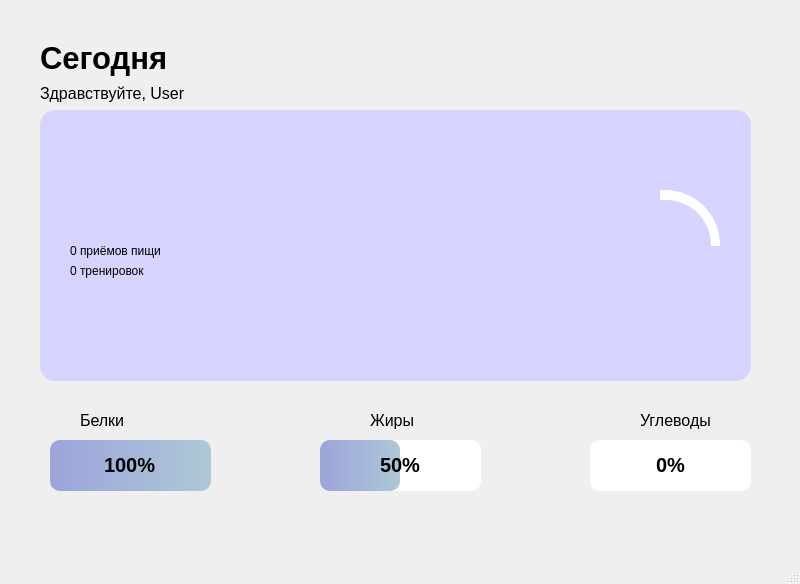
<?xml version="1.0" encoding="UTF-8"?>
<ui version="4.0">
 <class>MainWindow</class>
 <widget class="QMainWindow" name="MainWindow">
  <property name="enabled">
   <bool>true</bool>
  </property>
  <property name="geometry">
   <rect>
    <x>0</x>
    <y>0</y>
    <width>800</width>
    <height>584</height>
   </rect>
  </property>
  <property name="windowTitle">
   <string>MainWindow</string>
  </property>
  <widget class="QWidget" name="centralwidget">
   <property name="enabled">
    <bool>true</bool>
   </property>
   <widget class="QWidget" name="verticalLayoutWidget">
    <property name="geometry">
     <rect>
      <x>40</x>
      <y>40</y>
      <width>160</width>
      <height>64</height>
     </rect>
    </property>
    <layout class="QVBoxLayout" name="verticalLayout">
     <item>
      <widget class="QLabel" name="label_2">
       <property name="font">
        <font>
         <pointsize>23</pointsize>
         <weight>75</weight>
         <bold>true</bold>
        </font>
       </property>
       <property name="text">
        <string>Сегодня</string>
       </property>
      </widget>
     </item>
     <item>
      <widget class="QLabel" name="label">
       <property name="font">
        <font>
         <pointsize>12</pointsize>
        </font>
       </property>
       <property name="text">
        <string>Здравствуйте, User</string>
       </property>
      </widget>
     </item>
    </layout>
   </widget>
   <widget class="QFrame" name="frame">
    <property name="geometry">
     <rect>
      <x>40</x>
      <y>110</y>
      <width>711</width>
      <height>271</height>
     </rect>
    </property>
    <property name="styleSheet">
     <string notr="true">QFrame {
	border-radius: 15px;
	background-color: rgb(212, 212, 255);
}
</string>
    </property>
    <property name="frameShape">
     <enum>QFrame::StyledPanel</enum>
    </property>
    <property name="frameShadow">
     <enum>QFrame::Raised</enum>
    </property>
    <widget class="QLabel" name="PPLabel">
     <property name="geometry">
      <rect>
       <x>30</x>
       <y>130</y>
       <width>91</width>
       <height>21</height>
      </rect>
     </property>
     <property name="text">
      <string>0 приёмов пищи</string>
     </property>
    </widget>
    <widget class="QLabel" name="TrainingLabel">
     <property name="geometry">
      <rect>
       <x>30</x>
       <y>150</y>
       <width>81</width>
       <height>21</height>
      </rect>
     </property>
     <property name="text">
      <string>0 тренировок</string>
     </property>
    </widget>
    <widget class="QFrame" name="CircularProgressBar">
     <property name="geometry">
      <rect>
       <x>560</x>
       <y>80</y>
       <width>120</width>
       <height>111</height>
      </rect>
     </property>
     <property name="styleSheet">
      <string notr="true">QFrame{
	border-radius: 55px;
	background-color: qconicalgradient(cx:0.5, cy:0.5, angle:90, stop:0.749 rgba(0, 0, 0, 0), stop:0.75 rgba(255, 255, 255, 255));
}</string>
     </property>
     <property name="frameShape">
      <enum>QFrame::StyledPanel</enum>
     </property>
     <property name="frameShadow">
      <enum>QFrame::Raised</enum>
     </property>
     <widget class="QFrame" name="CircularProgressBar_2">
      <property name="geometry">
       <rect>
        <x>10</x>
        <y>10</y>
        <width>101</width>
        <height>91</height>
       </rect>
      </property>
      <property name="styleSheet">
       <string notr="true">QFrame{
	border-radius: 45px;
	background-color: rgb(212, 212, 255);
}</string>
      </property>
      <property name="frameShape">
       <enum>QFrame::StyledPanel</enum>
      </property>
      <property name="frameShadow">
       <enum>QFrame::Raised</enum>
      </property>
     </widget>
    </widget>
   </widget>
   <widget class="QProgressBar" name="progressBar">
    <property name="geometry">
     <rect>
      <x>50</x>
      <y>440</y>
      <width>161</width>
      <height>51</height>
     </rect>
    </property>
    <property name="font">
     <font>
      <pointsize>15</pointsize>
      <weight>75</weight>
      <bold>true</bold>
     </font>
    </property>
    <property name="styleSheet">
     <string notr="true">QProgressBar {
	background-color: white;
	border-radius: 10px;
	color: black;
	text-align: center;
  
}

QProgressBar::chunk{
	border-radius: 10px;
	background-color: qlineargradient(spread:pad, x1:0, y1:0, x2:1, y2:0, stop:0 rgba(156, 164, 219, 255), stop:1 rgba(173, 200, 214, 255))
}</string>
    </property>
    <property name="value">
     <number>100</number>
    </property>
   </widget>
   <widget class="QLabel" name="label_3">
    <property name="geometry">
     <rect>
      <x>80</x>
      <y>410</y>
      <width>47</width>
      <height>21</height>
     </rect>
    </property>
    <property name="font">
     <font>
      <pointsize>12</pointsize>
     </font>
    </property>
    <property name="text">
     <string>Белки</string>
    </property>
   </widget>
   <widget class="QLabel" name="label_4">
    <property name="geometry">
     <rect>
      <x>370</x>
      <y>410</y>
      <width>47</width>
      <height>21</height>
     </rect>
    </property>
    <property name="font">
     <font>
      <pointsize>12</pointsize>
     </font>
    </property>
    <property name="text">
     <string>Жиры</string>
    </property>
   </widget>
   <widget class="QLabel" name="label_5">
    <property name="geometry">
     <rect>
      <x>640</x>
      <y>410</y>
      <width>71</width>
      <height>20</height>
     </rect>
    </property>
    <property name="font">
     <font>
      <pointsize>12</pointsize>
     </font>
    </property>
    <property name="text">
     <string>Углеводы</string>
    </property>
   </widget>
   <widget class="QProgressBar" name="progressBar_2">
    <property name="geometry">
     <rect>
      <x>320</x>
      <y>440</y>
      <width>161</width>
      <height>51</height>
     </rect>
    </property>
    <property name="font">
     <font>
      <pointsize>15</pointsize>
      <weight>75</weight>
      <bold>true</bold>
     </font>
    </property>
    <property name="styleSheet">
     <string notr="true">QProgressBar {
	background-color: white;
	border-radius: 10px;
	color: black;
	text-align: center;
  
}

QProgressBar::chunk{
	border-radius: 10px;
	background-color: qlineargradient(spread:pad, x1:0, y1:0, x2:1, y2:0, stop:0 rgba(156, 164, 219, 255), stop:1 rgba(173, 200, 214, 255))
}</string>
    </property>
    <property name="value">
     <number>50</number>
    </property>
   </widget>
   <widget class="QProgressBar" name="progressBar_3">
    <property name="geometry">
     <rect>
      <x>590</x>
      <y>440</y>
      <width>161</width>
      <height>51</height>
     </rect>
    </property>
    <property name="font">
     <font>
      <pointsize>15</pointsize>
      <weight>75</weight>
      <bold>true</bold>
     </font>
    </property>
    <property name="styleSheet">
     <string notr="true">QProgressBar {
	background-color: white;
	border-radius: 10px;
	color: black;
	text-align: center;
  
}

QProgressBar::chunk{
	border-radius: 10px;
	background-color: qlineargradient(spread:pad, x1:0, y1:0, x2:1, y2:0, stop:0 rgba(156, 164, 219, 255), stop:1 rgba(173, 200, 214, 255))
}</string>
    </property>
    <property name="value">
     <number>0</number>
    </property>
   </widget>
  </widget>
  <widget class="QMenuBar" name="menubar">
   <property name="geometry">
    <rect>
     <x>0</x>
     <y>0</y>
     <width>800</width>
     <height>21</height>
    </rect>
   </property>
  </widget>
  <widget class="QStatusBar" name="statusbar"/>
 </widget>
 <resources/>
 <connections/>
</ui>
